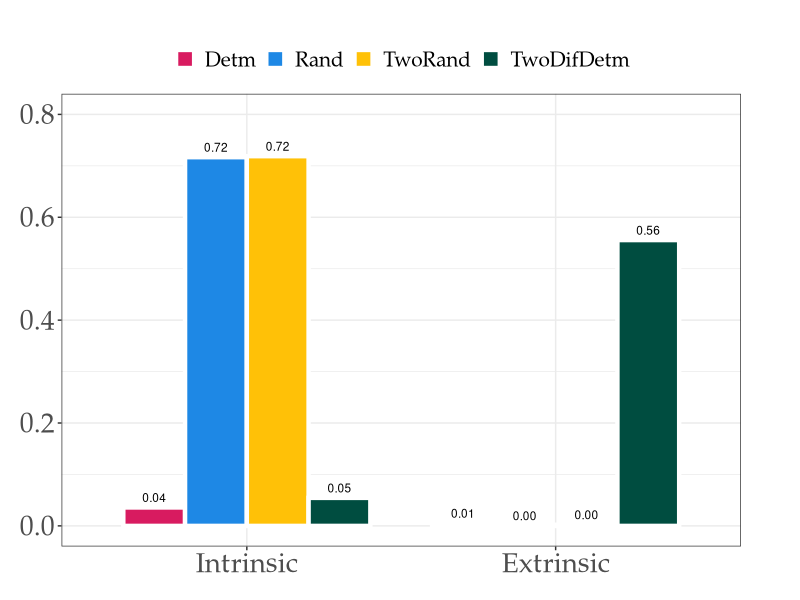

Write the R code that produced this figure.
library(ggplot2)

dat <- data.frame(
        object = factor(c("Intrinsic", "Intrinsic", "Intrinsic", "Intrinsic", 
                          "Extrinsic", "Extrinsic", "Extrinsic", "Extrinsic"),
                 levels=c("Intrinsic", "Extrinsic")),
        group = factor(c("Detm", "Rand", "TwoRand", "TwoDifDetm",
                         "Detm", "Rand", "TwoRand", "TwoDifDetm"), 
                levels=c("Detm", "Rand", "TwoRand", "TwoDifDetm")),
        value = c(0.03581, 0.71677, 0.71873, 0.05444,
                  0.00512, 0.00048, 0.00225, 0.55562)
)

print(dat)

p <- ggplot(data=dat, aes(x=object, y=value, fill=group)) +
    geom_bar(stat="identity", color="white", position=position_dodge(), width=0.8, size=1.5) + 
    geom_text(aes(label=sprintf("%0.2f", round(value, digits = 2))), 
              size=3, position=position_dodge(width=0.8), vjust=-.6) +
    ylim(0,0.8) + 
    scale_fill_manual(values=c("#D81B60", "#1E88E5", "#FFC107", "#004D40")) +
    #scale_fill_brewer(palette="Greens") +
    theme_bw() +
    theme(text=element_text(family="Palatino"),
          legend.position="top",                                                              
          legend.title=element_blank(),                                         
          legend.text=element_text(size=15),    
          axis.text.x = element_text(size=20),
          axis.text.y = element_text(size=20), 
          axis.title.x = element_blank(),
          axis.title.y = element_blank(),
          plot.margin = unit(c(1,1.5,0.5,0.5), "cm")
          #panel.background = element_rect(fill = 'white', colour = 'black')
    )
                
         
ggsave('grid_uncertainty_grid.pdf', height=5, width=5)



